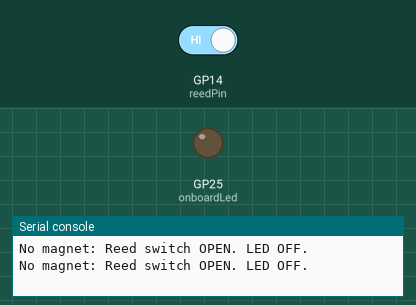
This program was run on a simulated Raspberry Pi Pico running MicroPython. Shown: output pins drawn as LEDs (lit = HIGH), the last lines printed to the serial console. The test bench sets the inputs (shaded band); at power-on: GP14 (reedPin) HIGH.

Above: at 1.2 s.
1.3 s: GP14 (reedPin) driven LOW
At 3.1 s:
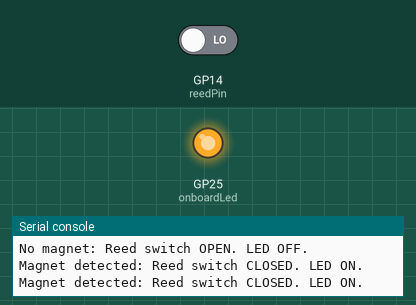
3.5 s: GP14 (reedPin) driven HIGH
At 4.7 s:
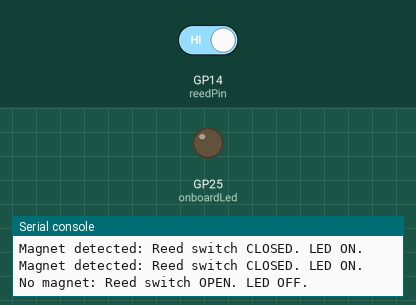
Timing chart, 0 to 6.5 s (numbered marks = the images above; inputs shaded):
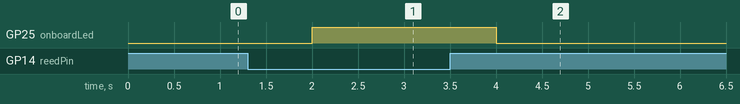

Measured:
- after the input at 1.3 s, GP25 (onboardLed): LOW → HIGH after 0.70 s
- after the input at 3.5 s, GP25 (onboardLed): HIGH → LOW after 0.50 s

The program:

reedSensor.py
```python
# Reed sensor / switch example for Raspberry Pi Pico with serial debug
from machine import Pin
from utime import sleep

reedPin = Pin(14, Pin.IN, Pin.PULL_UP) # Configure GPIO14 as input with internal pull-up resistor
onboardLed = Pin("LED", Pin.OUT)       # Use onboard LED (GPIO25)

while True:
    reed_state = reedPin.value()       # extract reed sensor state
    if reed_state == 0:                # Reed switch is closed (magnet near)
        onboardLed.high()
        print("Magnet detected: Reed switch CLOSED. LED ON.")
    else:                              # Reed switch is open
        onboardLed.low()
        print("No magnet: Reed switch OPEN. LED OFF.")
    sleep(1)

    
```
